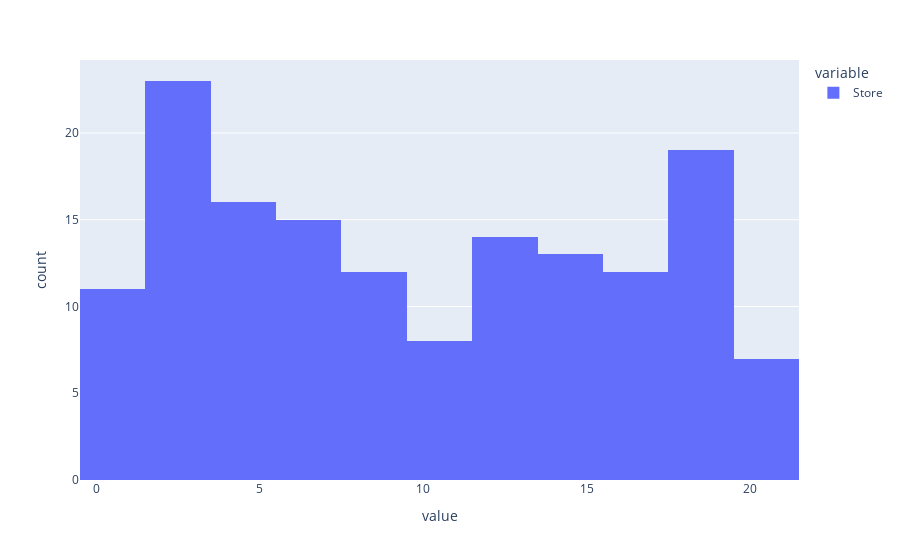
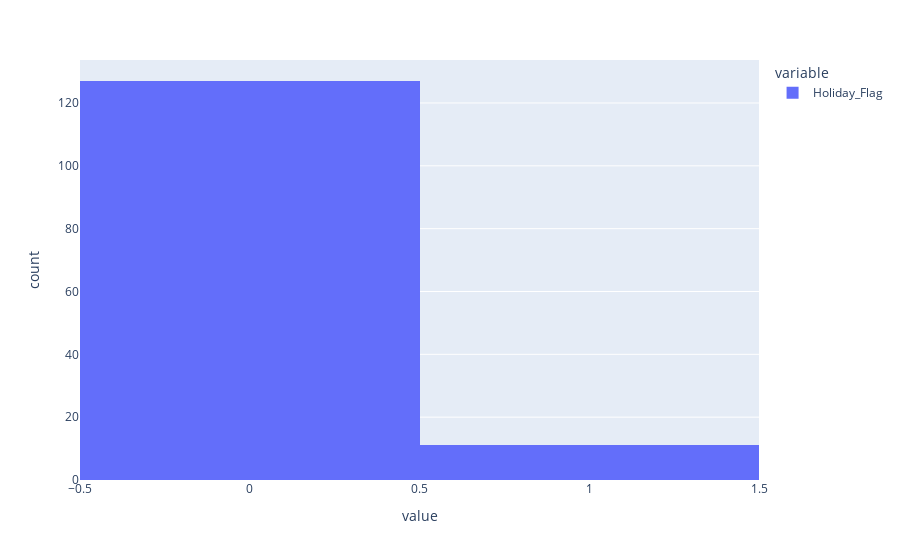

The cell these charts' notebook holds for them, in order:
### Code cell
# Univariate analysis
# Distribution of some categorical variables 
catbis_features = ["Store", "Holiday_Flag"]
for i in range(len(catbis_features)):
    fig = px.histogram(walmart_sales[catbis_features[i]])
    fig.show()

### Figure 1 — Plotly figure (JSON) as saved in the notebook; plotly's stock layout.template omitted (floating-point values rounded to 4 significant figures; data arrays with more than 128 entries replaced by an {"elided": "..."} marker saying what was removed)
{"data": [{"alignmentgroup": "True", "bingroup": "x", "hovertemplate": "variable=Store<br>value=%{x}<br>count=%{y}<extra></extra>", "legendgroup": "Store", "marker": {"color": "#636efa"}, "name": "Store", "offsetgroup": "Store", "orientation": "v", "showlegend": true, "type": "histogram", "x": {"elided": "150 int values"}, "xaxis": "x", "yaxis": "y"}], "layout": {"barmode": "relative", "legend": {"title": {"text": "variable"}, "tracegroupgap": 0}, "margin": {"t": 60}, "xaxis": {"anchor": "y", "domain": [0, 1], "title": {"text": "value"}}, "yaxis": {"anchor": "x", "domain": [0, 1], "title": {"text": "count"}}}}

### Figure 2 — Plotly figure (JSON) as saved in the notebook; plotly's stock layout.template omitted (floating-point values rounded to 4 significant figures; data arrays with more than 128 entries replaced by an {"elided": "..."} marker saying what was removed)
{"data": [{"alignmentgroup": "True", "bingroup": "x", "hovertemplate": "variable=Holiday_Flag<br>value=%{x}<br>count=%{y}<extra></extra>", "legendgroup": "Holiday_Flag", "marker": {"color": "#636efa"}, "name": "Holiday_Flag", "offsetgroup": "Holiday_Flag", "orientation": "v", "showlegend": true, "type": "histogram", "x": {"elided": "150 int values"}, "xaxis": "x", "yaxis": "y"}], "layout": {"barmode": "relative", "legend": {"title": {"text": "variable"}, "tracegroupgap": 0}, "margin": {"t": 60}, "xaxis": {"anchor": "y", "domain": [0, 1], "title": {"text": "value"}}, "yaxis": {"anchor": "x", "domain": [0, 1], "title": {"text": "count"}}}}
